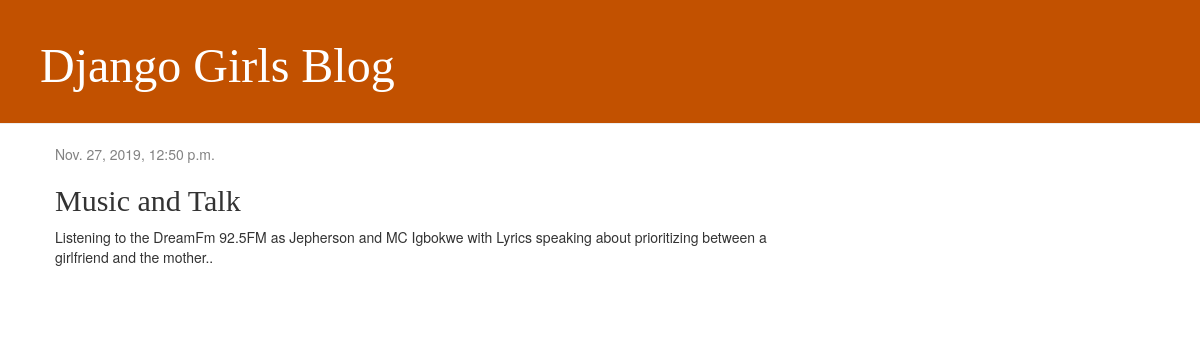
Screenshot of /post/9/ with the database file from the repository.
### blog/models.py (models this page shows, shortened)
class Post(models.Model):
    author = models.ForeignKey(
        settings.AUTH_USER_MODEL, on_delete=models.CASCADE
    )
    title = models.CharField(max_length=200)
    text = models.TextField()
    created_on = models.DateTimeField(default=timezone.now)
    published_date = models.DateTimeField(blank=True, null=True)

### blog/views.py (the view)
# urls.py: path('post/<int:pk>/', views.post_detail, name='post_detail'),
def post_detail(request, pk):
    post = get_object_or_404(Post, pk=pk) # gets a specific post using the PrimaryKey
    context = {
        'post': post
    }
    template_name = 'blog/post_detail.html'
    return render(request, template_name, context)

### blog/templates/blog/post_detail.html (shortened to what this page needs)
{% extends 'blog/base.html' %}
{% block content %}
    <div class="post">
        {% if post.published_date %}
            <div class="date">
                {{ post.published_date }}
            </div>
        {% endif %}
        <h2>{{ post.title }}</h2>
            <p>{{ post.text|linebreaksbr }}</p>
    </div>
{% endblock	%}

### blog/static/css/blog.css (style rules this page uses)
h1, h2, h3, h4 { font-family: 'Lobster', cursive; }
.date { color: #828282; }
.post { margin-bottom: 70px; }

### rows the page displays
Post: published_date "Nov. 27, 2019, 12:50 p.m.", title "Music and Talk", text "Listening to the DreamFm 92.5FM as Jepherson and MC Igbokwe with Lyrics speaking about prioritizing between a girlfriend and the mother.."
